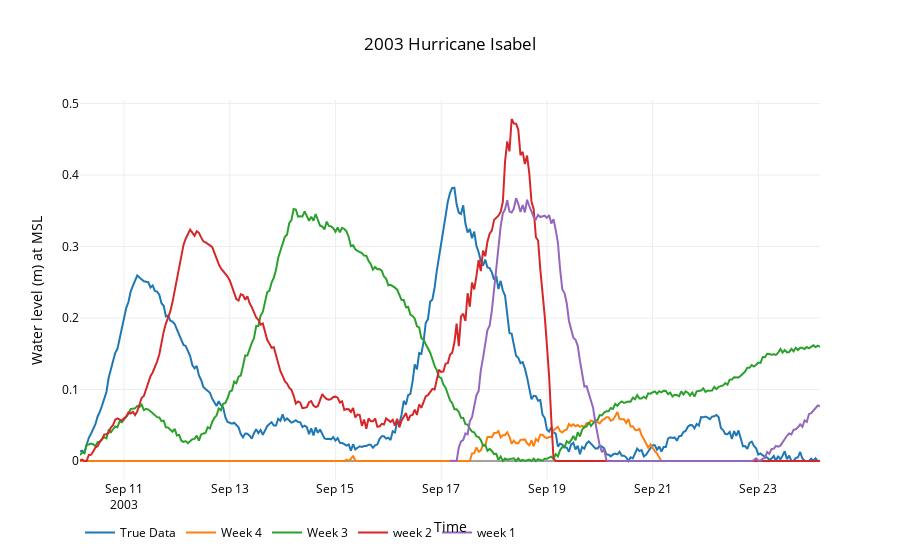

Notebook source saved alongside this figure:
### Markdown cell above
### Atlantic City, NJ

### Code cell
starts,end,noaa = '20030827','20030926','8534720'
data = utils.plot_timeseries2(files,start,name,27226)
title,x,y = '2003 Hurricane Isabel','Time','Water level (m) at MSL'
layout=utils.layout(title,x,y)
fig = go.Figure(data=data, layout=layout)
interactive = iplot(fig)
#po.plot(fig,filename=root_dir+'\\'+'atlantic_city_surge.html')

### Figure 1 — Plotly figure (JSON) as saved in the notebook; plotly's stock layout.template omitted (floating-point values rounded to 4 significant figures; data arrays with more than 128 entries replaced by an {"elided": "..."} marker saying what was removed)
{"data": [{"line": {"color": "rgba(51, 51, 255)"}, "mode": "lines", "name": "True Data", "type": "scatter", "uid": "a27a4d8a-0052-48d1-87f5-b542eeb3906e", "x": {"elided": "337 str values"}, "y": {"elided": "337 float values"}}, {"line": {"color": "rgba(51, 51, 255)"}, "mode": "lines", "name": "Week 4", "type": "scatter", "uid": "bca7c595-1ea6-47d0-9ab4-33e6dbd8ca87", "x": {"elided": "337 str values"}, "y": {"elided": "337 float values"}}, {"line": {"color": "rgba(153, 153, 255)"}, "mode": "lines", "name": "Week 3", "type": "scatter", "uid": "37c3e890-e4d0-4696-9366-5b6db3da260a", "x": {"elided": "337 str values"}, "y": {"elided": "337 float values"}}, {"line": {"color": "rgba(204, 0, 255)"}, "mode": "lines", "name": "week 2", "type": "scatter", "uid": "7d05168c-4e42-4f8e-8859-56487c8083ae", "x": {"elided": "337 str values"}, "y": {"elided": "337 float values"}}, {"line": {"color": "rgba(255, 153, 0)"}, "mode": "lines", "name": "week 1", "type": "scatter", "uid": "7958a283-2e25-4d38-b718-1b0b9d8c1cf6", "x": {"elided": "169 str values"}, "y": {"elided": "169 float values"}}], "layout": {"autosize": true, "font": {"color": "rgb(0, 0, 0)"}, "legend": {"orientation": "h"}, "paper_bgcolor": "rgb(255,255,255)", "plot_bgcolor": "rgb(255,255,255)", "title": "2003 Hurricane Isabel", "xaxis": {"autorange": true, "range": ["2003-09-10 04:00", "2003-09-24 04:00"], "title": "Time", "type": "date"}, "yaxis": {"autorange": true, "range": [-0.02657, 0.5049], "title": "Water level (m) at MSL", "type": "linear"}}}
